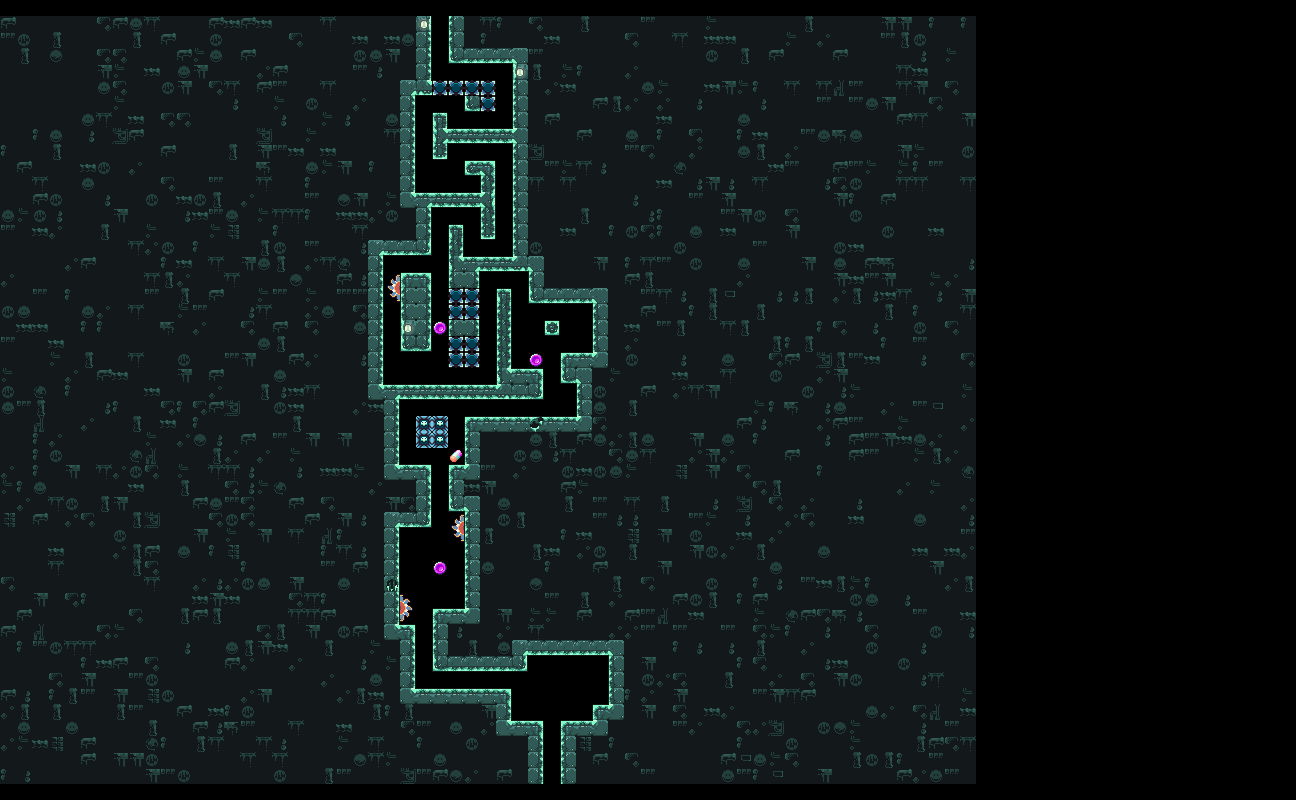

Rendered tile map (Tiled .tmx) drawn with the repository's tilesets; below, a short description and the map source with its tile grids summarised:
An orthogonal 81x50 tile map with 16x16 px tiles, 5 tile layers (Prototype, Obstacles, Background, Layout, ...), 3 tilesets and 94 objects (70x Sprinkle, 3x Sewers_StaticSpike06, 3x Sewers_StaticSpike14, 3x Coin, 2x Factory_HidingBuzzsaw03, ...).

<map version="1.11" tiledversion="1.11.0" orientation="orthogonal" renderorder="right-down" width="81" height="50" tilewidth="16" tileheight="16" infinite="0" nextlayerid="73" nextobjectid="241437">
 <properties>
  <property name="IgnoreLock" type="bool" value="false" />
 </properties>
 <tileset firstgid="1" source="../../../Tilemap/Bioms/Factory_Tilemap.tsx" />
 <tileset firstgid="2476" source="../../../Tilemap/Enemies/Factory_MultitileObjects.tsx" />
 <tileset firstgid="2851" source="../../../Tilemap/Bioms/Sewers_Tilemap.tsx" />
 <group id="2" name="Input">
  <layer id="6" name="Prototype" width="81" height="50">
   <properties>
    <property name="unity:SortingLayer" value="Prototype" />
   </properties>
   <data>[4050 cells, 2757 non-empty, 5 distinct tile ids]</data>
  </layer>
  <layer id="44" name="Obstacles" width="81" height="50">
   <properties>
    <property name="unity:SortingLayer" value="Obstacles" />
   </properties>
   <data>[4050 cells, 16 non-empty, 10 distinct tile ids]</data>
  </layer>
 </group>
 <group id="3" name="Output">
  <group id="11" name="Output_Hazards">
   <objectgroup id="46" name="Hazard20" tintcolor="#ffffff">
    <properties>
     <property name="unity:SortingLayer" value="Hazard20" />
    </properties>
   </objectgroup>
   <objectgroup id="47" name="Hazard19" tintcolor="#ffffff">
    <properties>
     <property name="unity:SortingLayer" value="Hazard19" />
    </properties>
   </objectgroup>
   <objectgroup id="48" name="Hazard18" tintcolor="#ffffff">
    <properties>
     <property name="unity:SortingLayer" value="Hazard18" />
    </properties>
   </objectgroup>
   <objectgroup id="49" name="Hazard17" tintcolor="#ffffff">
    <properties>
     <property name="unity:SortingLayer" value="Hazard17" />
    </properties>
   </objectgroup>
   <objectgroup id="50" name="Hazard16" tintcolor="#ffffff">
    <properties>
     <property name="unity:SortingLayer" value="Hazard16" />
    </properties>
   </objectgroup>
   <objectgroup id="51" name="Hazard15" tintcolor="#ffffff">
    <properties>
     <property name="unity:SortingLayer" value="Hazard15" />
    </properties>
   </objectgroup>
   <objectgroup id="52" name="Hazard14" tintcolor="#ffffff">
    <properties>
     <property name="unity:SortingLayer" value="Hazard14" />
    </properties>
   </objectgroup>
   <objectgroup id="53" name="Hazard13" tintcolor="#ffffff">
    <properties>
     <property name="unity:SortingLayer" value="Hazard13" />
    </properties>
   </objectgroup>
   <objectgroup id="54" name="Hazard12" tintcolor="#ffffff">
    <properties>
     <property name="unity:SortingLayer" value="Hazard12" />
    </properties>
   </objectgroup>
   <objectgroup id="55" name="Hazard11" tintcolor="#ffffff">
    <properties>
     <property name="unity:SortingLayer" value="Hazard11" />
    </properties>
   </objectgroup>
   <objectgroup id="56" name="Hazard10" tintcolor="#ffffff">
    <properties>
     <property name="unity:SortingLayer" value="Hazard10" />
    </properties>
   </objectgroup>
   <objectgroup id="57" name="Hazard09" tintcolor="#ffffff">
    <properties>
     <property name="unity:SortingLayer" value="Hazard09" />
    </properties>
   </objectgroup>
   <objectgroup id="58" name="Hazard08" tintcolor="#ffffff">
    <properties>
     <property name="unity:SortingLayer" value="Hazard08" />
    </properties>
   </objectgroup>
   <objectgroup id="59" name="Hazard07" tintcolor="#ffffff">
    <properties>
     <property name="unity:SortingLayer" value="Hazard07" />
    </properties>
   </objectgroup>
   <objectgroup id="60" name="Hazard06" tintcolor="#ffffff">
    <properties>
     <property name="unity:SortingLayer" value="Hazard06" />
    </properties>
   </objectgroup>
   <objectgroup id="61" name="Hazard05" tintcolor="#ffffff">
    <properties>
     <property name="unity:SortingLayer" value="Hazard05" />
    </properties>
   </objectgroup>
   <objectgroup id="62" name="Hazard04" tintcolor="#ffffff">
    <properties>
     <property name="unity:SortingLayer" value="Hazard04" />
    </properties>
   </objectgroup>
   <objectgroup id="63" name="Hazard03" tintcolor="#ffffff">
    <properties>
     <property name="unity:SortingLayer" value="Hazard03" />
    </properties>
   </objectgroup>
   <objectgroup id="64" name="Hazard02" tintcolor="#ffffff">
    <properties>
     <property name="unity:SortingLayer" value="Hazard02" />
    </properties>
   </objectgroup>
   <objectgroup id="65" name="Hazard01" tintcolor="#ffffff">
    <properties>
     <property name="unity:SortingLayer" value="Hazard01" />
    </properties>
   </objectgroup>
   <objectgroup id="66" name="Hazard00" tintcolor="#ffffff">
    <properties>
     <property name="unity:SortingLayer" value="Hazard00" />
    </properties>
   </objectgroup>
   <objectgroup id="67" name="Dropper" tintcolor="#ffffff">
    <properties>
     <property name="unity:SortingLayer" value="Dropper" />
    </properties>
   </objectgroup>
   <objectgroup id="68" name="Smallbot" tintcolor="#ffffff">
    <properties>
     <property name="unity:SortingLayer" value="Smallbot" />
    </properties>
   </objectgroup>
   <objectgroup id="69" name="Fireball" tintcolor="#ffffff">
    <properties>
     <property name="unity:SortingLayer" value="Fireball" />
    </properties>
   </objectgroup>
   <objectgroup id="42" name="Buzzsaw">
    <properties>
     <property name="unity:SortingLayer" value="Buzzsaw" />
    </properties>
    <object id="241413" name="Buzzsaw" type="Factory_HidingBuzzsaw02" gid="2510" x="384" y="624" width="32" height="32">
     <properties>
      <property name="prefabName" type="file" value="../../../../Prefabs/Enemy/Buzzsaw/00Factory/Factory_HidingBuzzsaw02.prefab" />
     </properties>
    </object>
    <object id="241414" name="Buzzsaw" type="Factory_HidingBuzzsaw03" gid="2512" x="384" y="304" width="32" height="32">
     <properties>
      <property name="prefabName" type="file" value="../../../../Prefabs/Enemy/Buzzsaw/00Factory/Factory_HidingBuzzsaw03.prefab" />
     </properties>
    </object>
    <object id="241415" name="Buzzsaw" type="Factory_HidingBuzzsaw03" gid="2512" x="448" y="544" width="32" height="32">
     <properties>
      <property name="prefabName" type="file" value="../../../../Prefabs/Enemy/Buzzsaw/00Factory/Factory_HidingBuzzsaw03.prefab" />
     </properties>
    </object>
   </objectgroup>
   <objectgroup id="41" name="FireCannon">
    <properties>
     <property name="unity:SortingLayer" value="FireCannon" />
    </properties>
   </objectgroup>
   <objectgroup id="40" name="Slamblock">
    <properties>
     <property name="unity:SortingLayer" value="Slamblock" />
    </properties>
   </objectgroup>
   <objectgroup id="14" name="HiddenSpike">
    <properties>
     <property name="unity:SortingLayer" value="HiddenSpike" />
    </properties>
    <object id="241433" name="HiddenSpike" type="Sewers_HiddenSpike05" gid="4405" x="416" y="432" width="16" height="16">
     <properties>
      <property name="prefabeName" type="file" value="../../../../Prefabs/Enemy/HiddenSpike/01Sewers/Sewers_HiddenSpike05.prefab" />
     </properties>
    </object>
    <object id="241434" name="HiddenSpike" type="Sewers_HiddenSpike13" gid="4409" x="432" y="432" width="16" height="16">
     <properties>
      <property name="prefabeName" type="file" value="../../../../Prefabs/Enemy/HiddenSpike/01Sewers/Sewers_HiddenSpike13.prefab" />
     </properties>
    </object>
    <object id="241435" name="HiddenSpike" type="Sewers_HiddenSpike07" gid="4537" x="416" y="448" width="16" height="16">
     <properties>
      <property name="prefabeName" type="file" value="../../../../Prefabs/Enemy/HiddenSpike/01Sewers/Sewers_HiddenSpike07.prefab" />
     </properties>
    </object>
    <object id="241436" name="HiddenSpike" type="Sewers_HiddenSpike15" gid="4541" x="432" y="448" width="16" height="16">
     <properties>
      <property name="prefabeName" type="file" value="../../../../Prefabs/Enemy/HiddenSpike/01Sewers/Sewers_HiddenSpike15.prefab" />
     </properties>
    </object>
   </objectgroup>
   <objectgroup id="13" name="StaticSpike">
    <properties>
     <property name="unity:SortingLayer" value="StaticSpike" />
    </properties>
    <object id="241420" name="StaticSpike" type="Sewers_StaticSpike08" gid="4011" x="432" y="96" width="16" height="16">
     <properties>
      <property name="prefabeName" type="file" value="../../../../Prefabs/Enemy/StaticSpike/01Sewers/Sewers_StaticSpike08.prefab" />
     </properties>
    </object>
    <object id="241421" name="StaticSpike" type="Sewers_StaticSpike08" gid="4011" x="448" y="96" width="16" height="16">
     <properties>
      <property name="prefabeName" type="file" value="../../../../Prefabs/Enemy/StaticSpike/01Sewers/Sewers_StaticSpike08.prefab" />
     </properties>
    </object>
    <object id="241422" name="StaticSpike" type="Sewers_StaticSpike21" gid="4017" x="464" y="96" width="16" height="16">
     <properties>
      <property name="prefabeName" type="file" value="../../../../Prefabs/Enemy/StaticSpike/01Sewers/Sewers_StaticSpike21.prefab" />
     </properties>
    </object>
    <object id="241423" name="StaticSpike" type="Sewers_StaticSpike13" gid="4079" x="480" y="96" width="16" height="16">
     <properties>
      <property name="prefabeName" type="file" value="../../../../Prefabs/Enemy/StaticSpike/01Sewers/Sewers_StaticSpike13.prefab" />
     </properties>
    </object>
    <object id="241424" name="StaticSpike" type="Sewers_StaticSpike06" gid="4141" x="448" y="304" width="16" height="16">
     <properties>
      <property name="prefabeName" type="file" value="../../../../Prefabs/Enemy/StaticSpike/01Sewers/Sewers_StaticSpike06.prefab" />
     </properties>
    </object>
    <object id="241425" name="StaticSpike" type="Sewers_StaticSpike06" gid="4141" x="448" y="320" width="16" height="16">
     <properties>
      <property name="prefabeName" type="file" value="../../../../Prefabs/Enemy/StaticSpike/01Sewers/Sewers_StaticSpike06.prefab" />
     </properties>
    </object>
    <object id="241426" name="StaticSpike" type="Sewers_StaticSpike06" gid="4141" x="448" y="352" width="16" height="16">
     <properties>
      <property name="prefabeName" type="file" value="../../../../Prefabs/Enemy/StaticSpike/01Sewers/Sewers_StaticSpike06.prefab" />
     </properties>
    </object>
    <object id="241427" name="StaticSpike" type="Sewers_StaticSpike14" gid="4145" x="464" y="304" width="16" height="16">
     <properties>
      <property name="prefabeName" type="file" value="../../../../Prefabs/Enemy/StaticSpike/01Sewers/Sewers_StaticSpike14.prefab" />
     </properties>
    </object>
    <object id="241428" name="StaticSpike" type="Sewers_StaticSpike14" gid="4145" x="464" y="320" width="16" height="16">
     <properties>
      <property name="prefabeName" type="file" value="../../../../Prefabs/Enemy/StaticSpike/01Sewers/Sewers_StaticSpike14.prefab" />
     </properties>
    </object>
    <object id="241429" name="StaticSpike" type="Sewers_StaticSpike14" gid="4145" x="464" y="352" width="16" height="16">
     <properties>
      <property name="prefabeName" type="file" value="../../../../Prefabs/Enemy/StaticSpike/01Sewers/Sewers_StaticSpike14.prefab" />
     </properties>
    </object>
    <object id="241430" name="StaticSpike" type="Sewers_StaticSpike07" gid="4207" x="448" y="368" width="16" height="16">
     <properties>
      <property name="prefabeName" type="file" value="../../../../Prefabs/Enemy/StaticSpike/01Sewers/Sewers_StaticSpike07.prefab" />
     </properties>
    </object>
    <object id="241431" name="StaticSpike" type="Sewers_StaticSpike15" gid="4211" x="480" y="112" width="16" height="16">
     <properties>
      <property name="prefabeName" type="file" value="../../../../Prefabs/Enemy/StaticSpike/01Sewers/Sewers_StaticSpike15.prefab" />
     </properties>
    </object>
    <object id="241432" name="StaticSpike" type="Sewers_StaticSpike15" gid="4211" x="464" y="368" width="16" height="16">
     <properties>
      <property name="prefabeName" type="file" value="../../../../Prefabs/Enemy/StaticSpike/01Sewers/Sewers_StaticSpike15.prefab" />
     </properties>
    </object>
   </objectgroup>
  </group>
  <group id="32" name="Output_Items">
   <objectgroup id="70" name="Item00" tintcolor="#ffffff">
    <properties>
     <property name="unity:SortingLayer" value="Item00" />
    </properties>
   </objectgroup>
   <objectgroup id="71" name="Star" tintcolor="#ffffff">
    <properties>
     <property name="unity:SortingLayer" value="Star" />
    </properties>
   </objectgroup>
   <objectgroup id="72" name="Key" tintcolor="#ffffff">
    <properties>
     <property name="unity:SortingLayer" value="Key" />
    </properties>
   </objectgroup>
   <objectgroup id="43" name="PowerUp">
    <properties>
     <property name="unity:SortingLayer" value="PowerUp" />
    </properties>
    <object id="241416" name="PowerUp" type="PowerUpManager" gid="43" x="448" y="464" width="16" height="16">
     <properties>
      <property name="prefabName" type="file" value="../../../../Prefabs/PowerUps/PowerUpManager.prefab" />
     </properties>
    </object>
   </objectgroup>
   <objectgroup id="39" name="Sprinkle">
    <properties>
     <property name="unity:SortingLayer" value="Sprinkle" />
    </properties>
    <object id="241343" name="Sprinkle" type="Sprinkle" gid="175" x="432" y="48" width="16" height="16">
     <properties>
      <property name="Probability" type="float" value="1" />
      <property name="prefabName" type="file" value="../../../../Prefabs/Items/Sprinkle.prefab" />
     </properties>
    </object>
    <object id="241344" name="Sprinkle" type="Sprinkle" gid="175" x="432" y="64" width="16" height="16">
     <properties>
      <property name="Probability" type="float" value="1" />
      <property name="prefabName" type="file" value="../../../../Prefabs/Items/Sprinkle.prefab" />
     </properties>
    </object>
    <object id="241345" name="Sprinkle" type="Sprinkle" gid="175" x="464" y="80" width="16" height="16">
     <properties>
      <property name="Probability" type="float" value="1" />
      <property name="prefabName" type="file" value="../../../../Prefabs/Items/Sprinkle.prefab" />
     </properties>
    </object>
    <object id="241346" name="Sprinkle" type="Sprinkle" gid="175" x="432" y="112" width="16" height="16">
     <properties>
      <property name="Probability" type="float" value="1" />
      <property name="prefabName" type="file" value="../../../../Prefabs/Items/Sprinkle.prefab" />
     </properties>
    </object>
    <object id="241347" name="Sprinkle" type="Sprinkle" gid="175" x="464" y="128" width="16" height="16">
     <properties>
      <property name="Probability" type="float" value="1" />
      <property name="prefabName" type="file" value="../../../../Prefabs/Items/Sprinkle.prefab" />
     </properties>
    </object>
    <object id="241348" name="Sprinkle" type="Sprinkle" gid="175" x="416" y="144" width="16" height="16">
     <properties>
      <property name="Probability" type="float" value="1" />
      <property name="prefabName" type="file" value="../../../../Prefabs/Items/Sprinkle.prefab" />
     </properties>
    </object>
    <object id="241349" name="Sprinkle" type="Sprinkle" gid="175" x="464" y="160" width="16" height="16">
     <properties>
      <property name="Probability" type="float" value="1" />
      <property name="prefabName" type="file" value="../../../../Prefabs/Items/Sprinkle.prefab" />
     </properties>
    </object>
    <object id="241350" name="Sprinkle" type="Sprinkle" gid="175" x="496" y="160" width="16" height="16">
     <properties>
      <property name="Probability" type="float" value="1" />
      <property name="prefabName" type="file" value="../../../../Prefabs/Items/Sprinkle.prefab" />
     </properties>
    </object>
    <object id="241351" name="Sprinkle" type="Sprinkle" gid="175" x="448" y="176" width="16" height="16">
     <properties>
      <property name="Probability" type="float" value="1" />
      <property name="prefabName" type="file" value="../../../../Prefabs/Items/Sprinkle.prefab" />
     </properties>
    </object>
    <object id="241352" name="Sprinkle" type="Sprinkle" gid="175" x="416" y="192" width="16" height="16">
     <properties>
      <property name="Probability" type="float" value="1" />
      <property name="prefabName" type="file" value="../../../../Prefabs/Items/Sprinkle.prefab" />
     </properties>
    </object>
    <object id="241353" name="Sprinkle" type="Sprinkle" gid="175" x="432" y="192" width="16" height="16">
     <properties>
      <property name="Probability" type="float" value="1" />
      <property name="prefabName" type="file" value="../../../../Prefabs/Items/Sprinkle.prefab" />
     </properties>
    </object>
    <object id="241354" name="Sprinkle" type="Sprinkle" gid="175" x="432" y="224" width="16" height="16">
     <properties>
      <property name="Probability" type="float" value="1" />
      <property name="prefabName" type="file" value="../../../../Prefabs/Items/Sprinkle.prefab" />
     </properties>
    </object>
    <object id="241355" name="Sprinkle" type="Sprinkle" gid="175" x="448" y="224" width="16" height="16">
     <properties>
      <property name="Probability" type="float" value="1" />
      <property name="prefabName" type="file" value="../../../../Prefabs/Items/Sprinkle.prefab" />
     </properties>
    </object>
    <object id="241356" name="Sprinkle" type="Sprinkle" gid="175" x="464" y="224" width="16" height="16">
     <properties>
      <property name="Probability" type="float" value="1" />
      <property name="prefabName" type="file" value="../../../../Prefabs/Items/Sprinkle.prefab" />
     </properties>
    </object>
    <object id="241357" name="Sprinkle" type="Sprinkle" gid="175" x="496" y="224" width="16" height="16">
     <properties>
      <property name="Probability" type="float" value="1" />
      <property name="prefabName" type="file" value="../../../../Prefabs/Items/Sprinkle.prefab" />
     </properties>
    </object>
    <object id="241358" name="Sprinkle" type="Sprinkle" gid="175" x="496" y="240" width="16" height="16">
     <properties>
      <property name="Probability" type="float" value="1" />
      <property name="prefabName" type="file" value="../../../../Prefabs/Items/Sprinkle.prefab" />
     </properties>
    </object>
    <object id="241359" name="Sprinkle" type="Sprinkle" gid="175" x="464" y="256" width="16" height="16">
     <properties>
      <property name="Probability" type="float" value="1" />
      <property name="prefabName" type="file" value="../../../../Prefabs/Items/Sprinkle.prefab" />
     </properties>
    </object>
    </objectgroup>
   <objectgroup id="34" name="Coin">
    <properties>
     <property name="unity:SortingLayer" value="Coin" />
    </properties>
    <!-- 3 objects omitted --></objectgroup>
  </group>
  <layer id="9" name="Background" width="81" height="50">
   <properties>
    <property name="unity:SortingLayer" value="Background" />
   </properties>
   <data>[4050 cells, 2522 non-empty, 21 distinct tile ids]</data>
  </layer>
  <layer id="8" name="Layout" width="81" height="50">
   <properties>
    <property name="unity:SortingLayer" value="Layout" />
    <property name="unity:Tag" value="Wall" />
   </properties>
   <data>[4050 cells, 209 non-empty, 30 distinct tile ids]</data>
  </layer>
  <layer id="45" name="Details" width="81" height="50">
   <properties>
    <property name="unity:SortingLayer" value="Details" />
   </properties>
   <data>[4050 cells, 0 non-empty, 0 distinct tile ids]</data>
  </layer>
 </group>
</map>
<!-- 56 of 94 objects omitted -->
